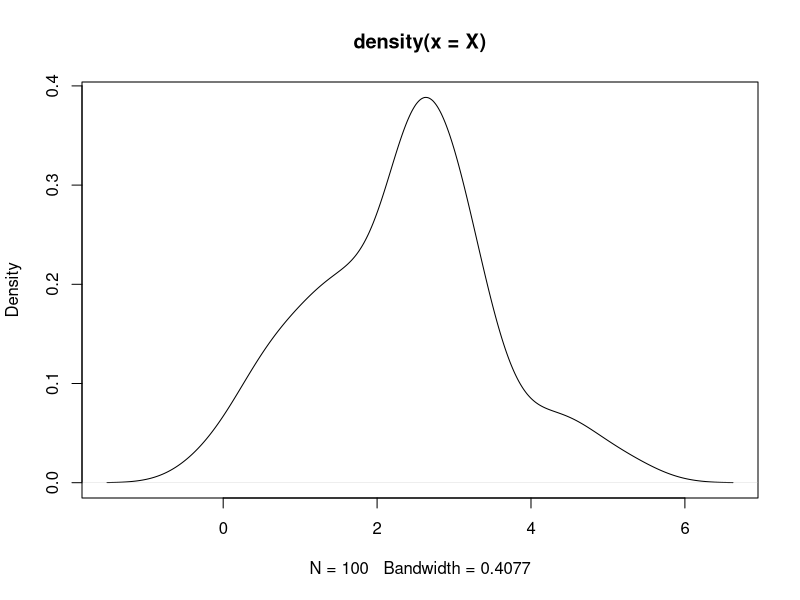
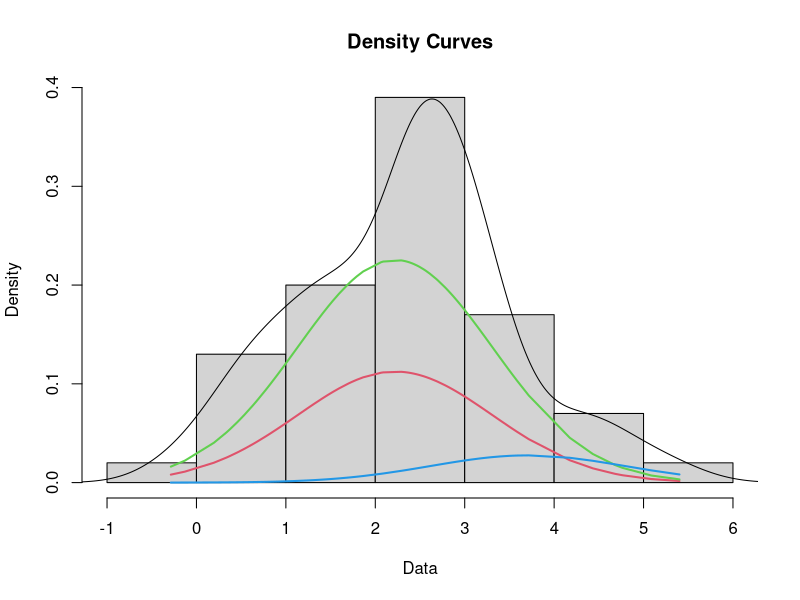

Reproduce these figures in R, in order.
## ---- chunk 1
knitr::opts_chunk$set(echo = TRUE)
library(mixtools)
## ---- chunk 2
set.seed(1)
n <- 100
p1 <- .2
p2 <- .3
p3 <- .5
p <- c(p1,p2,p3)

mu_1 <- 1
mu_2 <- 2
mu_3 <- 3
mu <- c(mu_1, mu_2, mu_3)

sigma <- 1

X <- rnormmix(n, p, mu, sigma)
plot(density(X))
## ---- chunk 3
# initial value
p10 <- .18
p20 <- .31
p30 <- .51
mu10 <- 1.1
mu20 <- 2.1
mu30 <- 3.1


gm <- normalmixEM(X, lambda=c(p10,p20,p30),
                  mu=c(mu10, mu20, mu30),
                  arbvar = FALSE,eps=1e-5,
                  maxit=1e10)

summary(gm)
plot(gm,which=2)
lines(density(X))
## ---- chunk 4
se_bar <- boot.se(gm, arbvar=FALSE, B=50, maxit=1e5)

## ---- chunk 5
se_bar$lambda.se
se_bar$mu.se
se_bar$sigma.se
## ---- chunk 6
set.seed(114514)
n_all <- 1000
X <- rexp(n_all)
t <- 0.5
m <- 50
n <- n_all - m
y_obs <- X[0:n] # 观测数据
y_obs_sum <- sum(y_obs)
t_mis <- X[n+1:n] # 未知数据
r <- length(t_mis[t_mis<t])

theta <- mean(y_obs)
k <- 0
k_largest <- 1000
repeat{
  theta0 <- theta # 上一个$\theta$值
  theta <- 1/n_all*(y_obs_sum + m*(theta0 + t) - r*t/(1 - exp(-t/theta0)))
  k <- k+1
  if(abs(theta - theta0) < 1e-10 || k >= k_largest) break
}

theta
